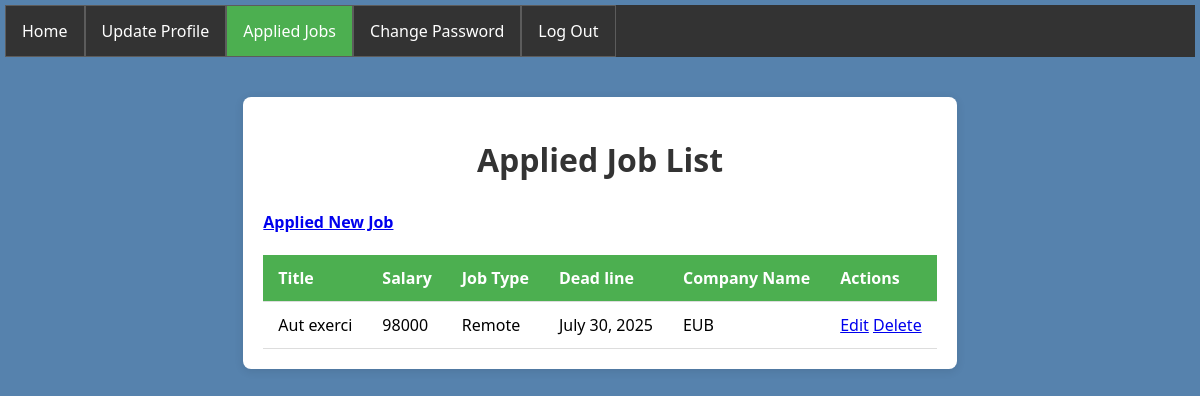
/candidate/appliedJobs/ (signed in), run on an earlier commit of the app's database.
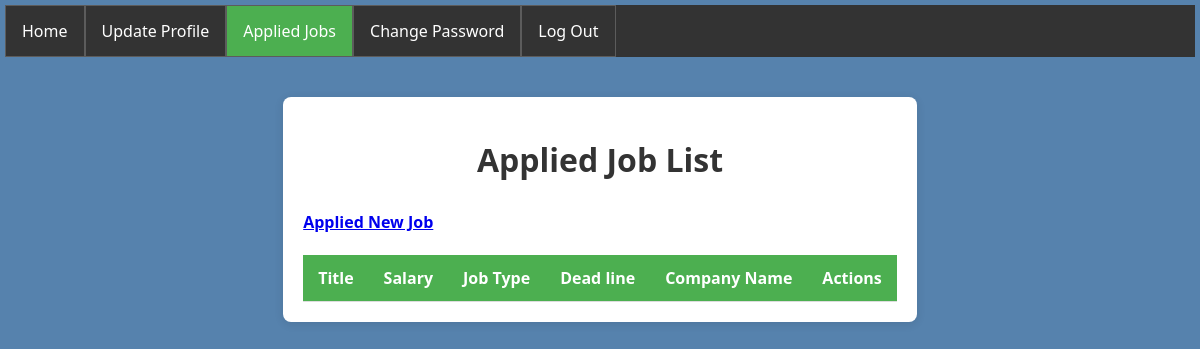
And on a later commit of the database.
### candidate_app/models.py (models this page shows)
class jobApplicationModel(models.Model):
    job = models.ForeignKey(jobModel, on_delete = models.CASCADE, null = True)
    candidate = models.ForeignKey(candidateProfileModel, on_delete = models.CASCADE, null = True)
    STATUS = [
        ('Applied','Applied'),
        ('Interview','Interview'),
        ('Offered','Offered'),
        ('Rejected','Rejected')
    ]
    status = models.CharField(choices = STATUS, max_length = 100, null = True)
    appliedAt = models.DateTimeField(auto_now_add = True, null = True)
    lastEducation = models.CharField(max_length = 20, null = True)
    workExprience = models.TextField(null = True)

### employer_app/models.py (models this page shows)
class jobModel(models.Model):
    employer = models.ForeignKey(employerProfileModel, on_delete = models.CASCADE, null = True)
    title = models.CharField(max_length = 100, null = True)
    description = models.TextField(null = True)
    requirements = models.TextField(null = True)
    salary = models.IntegerField(null = True)
    TYPE = [
        ('FullTime','Full Time'),
        ('Remote','Remote'),
        ('Internship','Internship')
    ]
    jobType = models.CharField(choices = TYPE, max_length = 100, null = True)
    deadline = models.DateField(null = True)
    postedDate = models.DateTimeField(auto_now_add = True, null = True)

class employerProfileModel(models.Model):
    employerUser = models.OneToOneField(customUserModel, on_delete = models.CASCADE, null = True)
    companyName = models.CharField(max_length = 100, null = True)
    aboutConpany = models.TextField(null = True)
    conpanyLogo = models.ImageField(upload_to='static/img/logo', null = True)
    location = models.TextField(null = True)

### candidate_app/views.py (the view)
# urls.py: path('appliedJobs/', appliedJobs, name='appliedJobs'),
@login_required(login_url='logIn')
def appliedJobs(req):
    if models.candidateProfileModel.objects.filter(candidateUser=req.user):
        candidate=models.candidateProfileModel.objects.get(candidateUser=req.user)
        data = models.jobApplicationModel.objects.filter(candidate=candidate)
        context={
            'data':data
        }
    else:
        return redirect('candidateUpdateProfiles')
    return render(req, 'appliedJobs.html', context)

### candidate_app/templates/appliedJobs.html (shortened to what this page needs)
{% extends "master.html" %}
{% block body %}
{% load static %}
<div class="container">
    <h1>Applied Job List</h1>
    <h4><a href="{% url 'index' %}">Applied New Job</a></h4>
    <table>
        <tr>
            <th>Title</th>
            <th>Salary</th>
            <th>Job Type</th>
            <th>Dead line</th>
            <th>Company Name</th>
            <th>Actions</th>
        </tr>
        {% if data is None %}
        <td colspan="6" style="text-align: center; color: #999; padding: 20px;">No Applied Job found.</td>
        {% else %}
        {% for i in data %}
        <tr>
            <td>{{ i.job.title }}</td>
            <td>{{ i.job.salary }}</td>
            <td>{{ i.job.jobType }}</td>
            <td>{{ i.job.deadline }}</td>
            <td>{{ i.job.employer.companyName }}</td>
            <td>
                <a href="{% url 'updateAppliedJob' i.id %}">Edit</a>
                <a href="{% url 'deleteAppliedJob' i.id %}">Delete</a>
            </td>
        </tr>
        {% endfor %}
        {% endif %}
    </table>
</div>
{% endblock body %}

What changed in the data, as far as the page shows it:
removed jobApplicationModel: job "Aut exerci", job.salary "98000", job.jobType "Remote", job.deadline "July 30, 2025", job.employer.companyName "EUB"
